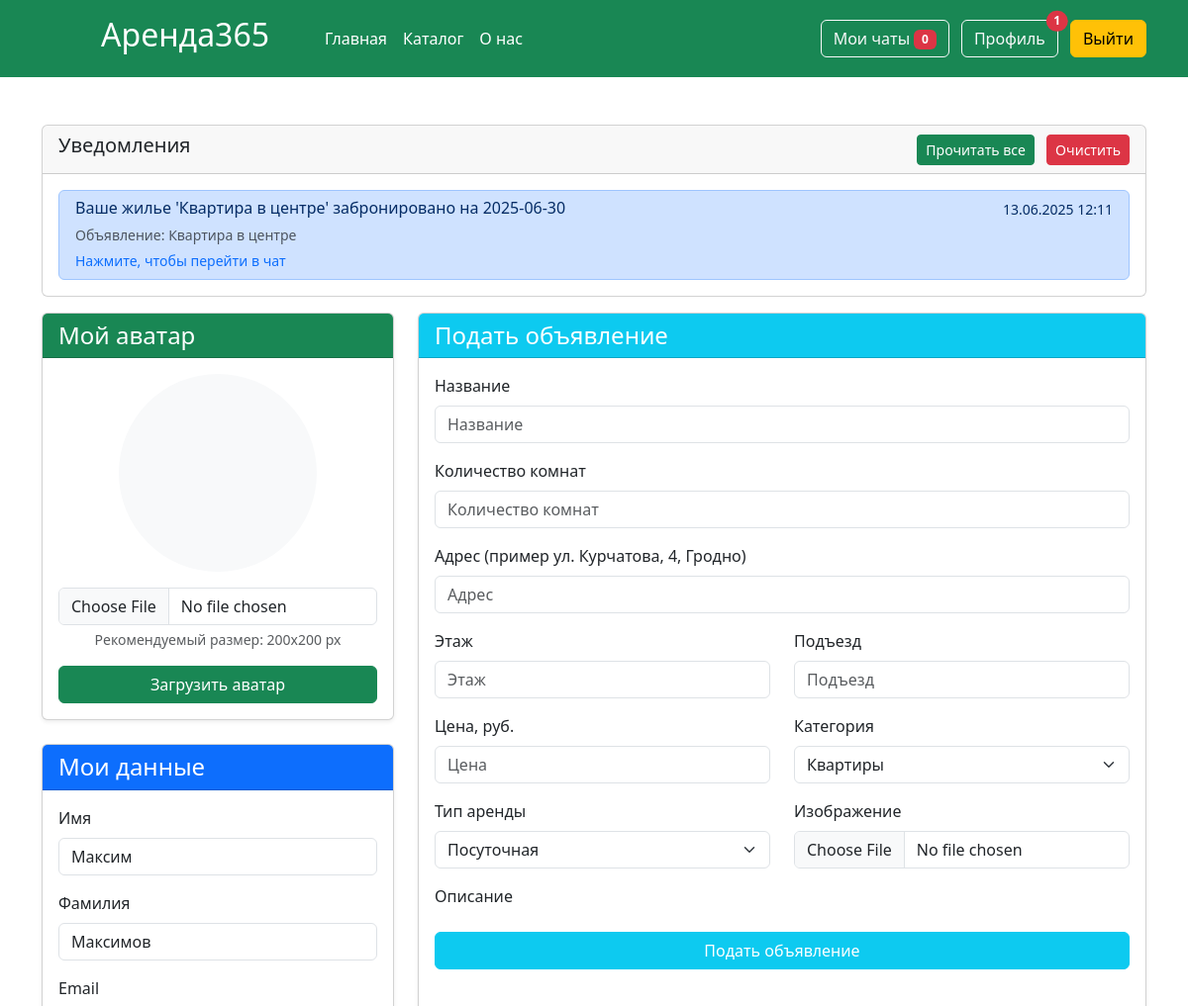
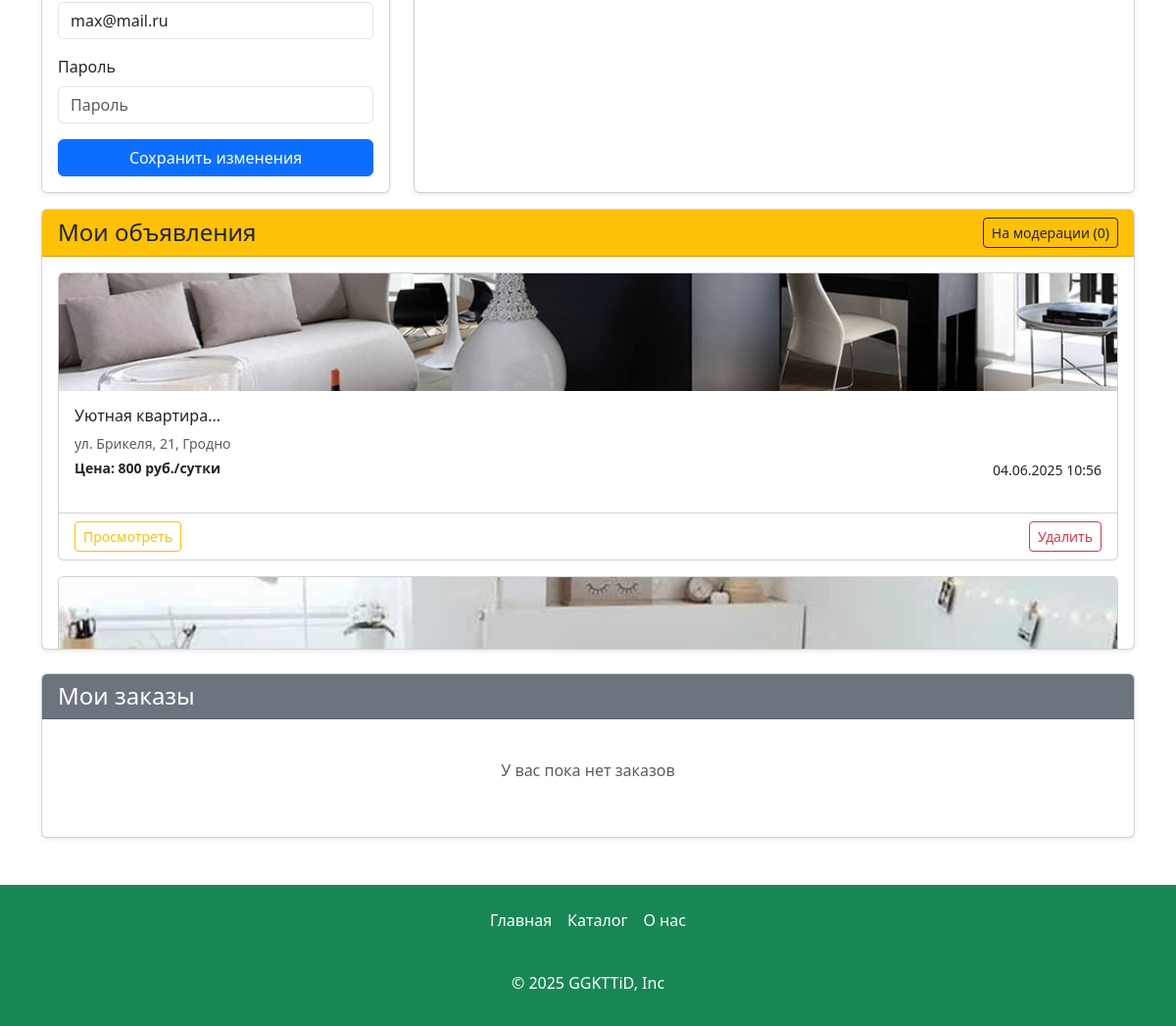
Screenshot of /profile (signed in) with the database file from the repository (2 pictures, top to bottom).
### app.py (models this page shows, shortened)
class Notification(db.Model):
    id = db.Column(db.Integer, primary_key=True)
    user_id = db.Column(db.Integer, db.ForeignKey('users.id'), nullable=False)
    message = db.Column(db.Text, nullable=False)
    is_read = db.Column(db.Boolean, default=False)
    created_at = db.Column(db.DateTime, default=datetime.now)
    article_id = db.Column(db.Integer, db.ForeignKey('articles.id'))
    redirect_to_chat = db.Column(db.Boolean, default=False)  # Флаг для перенаправления в чат
    chat_article_id = db.Column(db.Integer)  # ID статьи для чата
    chat_user_id = db.Column(db.Integer)  # ID пользователя для чата
    user = db.relationship('Users', backref='notifications')
    article = db.relationship('Articles')

class Articles(db.Model):
    id = db.Column(db.Integer,primary_key=True)
    title = db.Column(db.String(100))
    text = db.Column(db.Text)
    image_name = db.Column(db.String(100))
    category = db.Column(db.String(100))
    price = db.Column(db.Integer)
    floor = db.Column(db.Integer)
    entrance = db.Column(db.Integer)
    type_app = db.Column(db.String(100))
    address= db.Column(db.String(100))
    count_rooms = db.Column(db.Integer)
    hide = db.Column(db.Boolean, default=True)
    created_at = db.Column(db.DateTime, default=datetime.now)
    id_user = db.Column(db.Integer, db.ForeignKey('users.id'))
    orders = db.relationship('Orders', backref='article', lazy=True)
    images = db.relationship('Image', backref='article', lazy=True, cascade="all, delete-orphan")

class Users(db.Model):
    id = db.Column(db.Integer,primary_key=True)
    name = db.Column(db.String(100))
    surname = db.Column(db.String(100))
    email = db.Column(db.String(100), unique=True)
    password = db.Column(db.String(100), unique=True)
    root = db.Column(db.Integer, default=0)
    avatar = db.Column(db.String(120), default='default.jpg')
    articles = db.relationship('Articles', backref='users', lazy=True)

### app.py (the view, shortened to what this page needs)
@app.route('/profile', methods=['GET', 'POST'])
def profile():
    if not 'name' in session:
        abort(401)
    total_user = Users.query.filter_by(email=session['name']).first()
    articles = Articles.query.filter_by(id_user=total_user.id).all()
    orders = Orders.query.filter_by(id_user=total_user.id).join(Articles).order_by(Orders.date.asc()).all()
    grouped_orders = []
    temp_group = []
    notifications = Notification.query.filter_by(user_id=total_user.id)\
        .order_by(Notification.created_at.desc()).all()
    return render_template("profile.html",articles=articles,grouped_orders=grouped_orders,notifications=notifications,timedelta=timedelta)

### app.py (called while the page is built)
@app.context_processor
def inject_unread_messages():
    if 'name' in session:
        current_user = Users.query.filter_by(email=session['name']).first()
        unread_count = Messages.query.filter_by(recipient_id=current_user.id, is_read=False).count()
        return dict(unread_messages=unread_count)
    return dict(unread_messages=0)

@app.context_processor
def inject_user():
    def get_user_name():
        if 'name' in session:
            return Users.query.filter_by(email=session['name']).first()
    return dict(active_user=get_user_name())

@app.context_processor
def inject_unread_count():
    if 'name' in session:
        user = Users.query.filter_by(email=session['name']).first()
        if user:
            unread_count = Notification.query.filter_by(user_id=user.id, is_read=False).count()
            return dict(unread_notifications=unread_count)
    return dict(unread_notifications=0)

### templates/profile.html (shortened to what this page needs)
{% extends 'base.html' %}
{% block main %}
<main>
    <div class="container my-5">
      <div class="card my-3">
    <div class="card-header d-flex justify-content-between align-items-center">
        <h5>Уведомления</h5>
        <div>
            <a href="{{url_for('mark_all_as_read')}}" class="btn btn-sm btn-success me-2">
                Прочитать все
            </a>
            <a href="{{url_for('clear_notifications')}}" class="btn btn-sm btn-danger"
               onclick="return confirm('Вы уверены, что хотите удалить все уведомления?')">
                Очистить
            </a>
        </div>
    </div>
    <div class="card-body " style="max-height: 400px; overflow-y: auto;">
        {% if notifications %}
        <div class="list-group">
            {% for notification in notifications %}
            <a href="{{url_for('mark_notification_as_read', notification_id=notification.id)}}"
            class="list-group-item list-group-item-action {% if not notification.is_read %}list-group-item-primary{% endif %}">
                <div class="d-flex w-100 justify-content-between">
                    <div>
                        <h6 class="mb-1">{{ notification.message }}</h6>
                        {% if notification.article %}
                            <small class="text-muted">Объявление: {{ notification.article.title }}</small>
                        {% endif %}
                        {% if notification.redirect_to_chat %}
                            <small class="text-primary d-block mt-1">Нажмите, чтобы перейти в чат</small>
                        {% endif %}
                    </div>
                    <small>{{ notification.created_at.strftime('%d.%m.%Y %H:%M') }}</small>
                </div>
            </a>
            {% endfor %}
        </div>
        {% else %}
        <div class="text-center py-3">
            <i class="bi bi-bell fs-1 text-muted"></i>
            <p class="text-muted mt-2">Нет новых уведомлений</p>
        </div>
        {% endif %}
    </div>
</div>
        <div class="row mb-3">
            <div class="col-lg-4">
                <div class="card mb-4 shadow-sm">
                    <div class="card-header bg-success text-white">
                        <h4 class="my-0 fw-normal">Мой аватар</h4>
                    </div>
                    <div class="card-body text-center">
                        <div class="mb-3">
                            {% if active_user.avatar %}
                            <img src="{{ url_for('static', filename='img/upload/' + active_user.avatar) }}"
                                 class="rounded-circle img-thumbnail"
                                 alt="Аватар"
                                 style="width: 200px; height: 200px; object-fit: cover;">
                            {% else %}
                            <div class="d-flex justify-content-center align-items-center rounded-circle bg-light"
                                 style="width: 200px; height: 200px; margin: 0 auto;">
                            </div>
                            {% endif %}
                        </div>
                        <form method="post" action="{{url_for('load_avatar')}}" enctype="multipart/form-data">
                            <div class="mb-3">
                                <input type="file" class="form-control" id="avatar" name="avatar" accept=".jpg,.jpeg,.png" required>
                                <div class="form-text">Рекомендуемый размер: 200x200 px</div>
                            </div>
                            <button type="submit" class="btn btn-success w-100">
                                 Загрузить аватар
                            </button>
                        </form>
                    </div>
                </div>
                <div class="card shadow-sm">
                    <div class="card-header bg-primary text-white">
                        <h4 class="my-0 fw-normal">Мои данные</h4>
                    </div>
                    <div class="card-body">
                        <form method="post" action="{{url_for('edit_profile')}}">
                            <div class="mb-3">
                                <label for="username" class="form-label">Имя</label>
                                <input type="text" class="form-control" id="username" name="name" value="{{ active_user.name }}" required>
                            </div>
                            <div class="mb-3">
                              <label for="surname" class="form-label">Фамилия</label>
                              <input type="text" class="form-control" id="surname" name="surname" value="{{ active_user.surname }}" required>
                          </div>
                            <div class="mb-3">
                                <label for="email" class="form-label">Email</label>
                                <input type="email" class="form-control" id="email" name="email" value="{{ active_user.email }}" required>
                            </div>
                            <div class="mb-3">
                                <label for="password" class="form-label">Пароль</label>
                                <input type="password" class="form-control" id="password" name="password" placeholder="Пароль">
                            </div>
                            <button type="submit" class="btn btn-primary w-100">
                                 Сохранить изменения
                            </button>
                        </form>
                    </div>
                </div>
            </div>
            <div class="col-lg-8">
                <div class="card shadow-sm h-100">
                    <div class="card-header bg-info text-white">
                        <h4 class="my-0 fw-normal">Подать объявление</h4>
                    </div>
                    <div class="card-body">
                        <form method="post" enctype="multipart/form-data">
                            <div class="mb-3">
                                <label for="name" class="form-label">Название</label>
                                <input type="text" name="name" class="form-control" placeholder="Название" id="name" required>
                            </div>
                            <div class="mb-3">
                                <label for="count_rooms" class="form-label">Количество комнат</label>
                                <input type="number" name="count_rooms" min="1" class="form-control" placeholder="Количество комнат" id="count_rooms" required>
                            </div>
                            <div class="mb-3">
                                <label for="address" class="form-label">Адрес (пример ул. Курчатова, 4, Гродно)</label>
                                <input type="text" class="form-control" name="address" placeholder="Адрес" id="address" required>
                            </div>
                            <div class="row">
                                <div class="col-md-6 mb-3">
                                    <label for="floor" class="form-label">Этаж</label>
                                    <input type="number" class="form-control" min="1" name="floor" placeholder="Этаж" id="price" >
                                </div>
                                <div class="col-md-6 mb-3">
                                    <label for="entrance" class="form-label">Подъезд</label>
                                    <input type="number" class="form-control" min="1" name="entrance" placeholder="Подъезд" id="entrance" >
                                </div>
                            </div>
                            <div class="row">
                                <div class="col-md-6 mb-3">
                                    <label for="price" class="form-label">Цена, руб.</label>
                                    <input type="number" class="form-control" min="1" name="price" placeholder="Цена" id="price" required>
                                </div>
                                <div class="col-md-6 mb-3">
                                    <label for="category" class="form-label">Категория</label>
                                    <select name="category" id="category" class="form-select">
                                        <option value="Квартиры">Квартиры</option>
                                    </select>
                                </div>
                            </div>
                            <div class="row">
                                <div class="col-md-6 mb-3">
                                    <label for="type" class="form-label">Тип аренды</label>
                                    <select name="type" id="type" class="form-select">
                                        <option value="Посуточная">Посуточная</option>
                                    </select>
                                </div>
                                <div class="col-md-6 mb-3">
                                    <label for="image" class="form-label">Изображение</label>
                                    <input type="file" id="image" required name="image" class="form-control" accept=".jpg,.jpeg,.png">
                                </div>
                            </div>
                            <div class="mb-3">
                                <label class="form-label">Описание</label>
                            </div>
                            <button type="submit" class="btn btn-info w-100 text-white">
                                 Подать объявление
                            </button>
                        </form>
                    </div>
                </div>
            </div>
        </div>
         <div class="card mb-4 shadow-sm">
          <div class="card-header bg-warning text-dark">
            <div class="d-flex justify-content-between align-items-center">
            <h4 class="my-0 fw-normal">Мои объявления</h4>
            <a href="{{ url_for('moderation_articles') }}" class="btn btn-sm btn-outline-dark">
                 На модерации ({{ articles|selectattr('hide')|list|length }})
            </a>
        </div>
          </div>
          <div class="card-body" style="max-height: 400px; overflow-y: auto;">
              {% if articles %}
              <div class="row row-cols-1 g-3">
                  {% for article in articles %}
                  {%if not article.hide%}
                  <div class="col">
                      <div class="card h-100">
                          <img src="../static/img/upload/{{article.image_name}}" class="card-img-top" alt="{{article.title}}" style="height: 120px; object-fit: cover;">
                          <div class="card-body">
                              <h6 class="card-title">{{article.title|truncate(20)}}</h6>
                              <p class="text-muted small mb-1">{{article.address|truncate(25)}}</p>
                                 <div class="d-flex justify-content-between">
                                    <p class="fw-bold small">Цена: {{article.price}} руб./{% if article.type_app == "Посуточная" %}сутки{% else %}месяц{% endif %}</p>
                                     <p><small>{{article.created_at.strftime('%d.%m.%Y %H:%M' )}}</small></p>
                                </div>
                          </div>
                          <div class="card-footer bg-transparent py-2">
                              <div class="d-flex justify-content-between">
                                  <a href="/card/{{article.id}}" class="btn btn-sm btn-outline-warning">
                                      Просмотреть
                                  </a>
                                  <a href="/delete-article/{{article.id}}" class="btn btn-sm btn-outline-danger">
                                      Удалить
                                  </a>
                              </div>
                          </div>
                      </div>
                  </div>
                   {% endif %}
                  {% endfor %}
              </div>
              {% else %}
              <div class="text-center py-4">
                  <i class="bi bi-info-circle fs-1 text-muted"></i>
                  <p class="text-muted">У вас пока нет объявлений</p>
              </div>
              {% endif %}
          </div>
      </div>
        <div class="card shadow-sm">
    <div class="card-header bg-secondary text-white">
        <h4 class="my-0 fw-normal">Мои заказы</h4>
    </div>
    <div class="card-body" style="max-height: 300px; overflow-y: auto;">
        {% if not grouped_orders %}
        <div class="text-center py-4">
            <p class="text-muted">У вас пока нет заказов</p>
        </div>
        {% endif %}
    </div>
</div>
    </div>
</main>
{% endblock %}

### static/css/style.css (style rules this page uses)
html { height: 100%; }
body { display: flex; flex-direction: column; height: 100%; background-color: #ffff; border-radius: 30px; }
main { flex: 1 0 auto; }
.card { transition: box-shadow 0.3s; }

### rows the page displays
Notification: message "Ваше жилье 'Квартира в центре' забронировано на 2025-06-30", article "Квартира в центре", redirect_to_chat "Нажмите, чтобы перейти в чат", created_at "13.06.2025 12:11"
Users: name "Максим", surname "Максимов", email "max@mail.ru"
Articles: image_name (picture), title "Уютная квартира...", address "ул. Брикеля, 21, Гродно", price "800", type_app "сутки", created_at "04.06.2025 10:56"
Articles: image_name (picture)

### other values shown
{{ unread_messages }} "0"
{{ unread_notifications }} "1"
{{ articles|selectattr('hide')|list|length }} "0"
